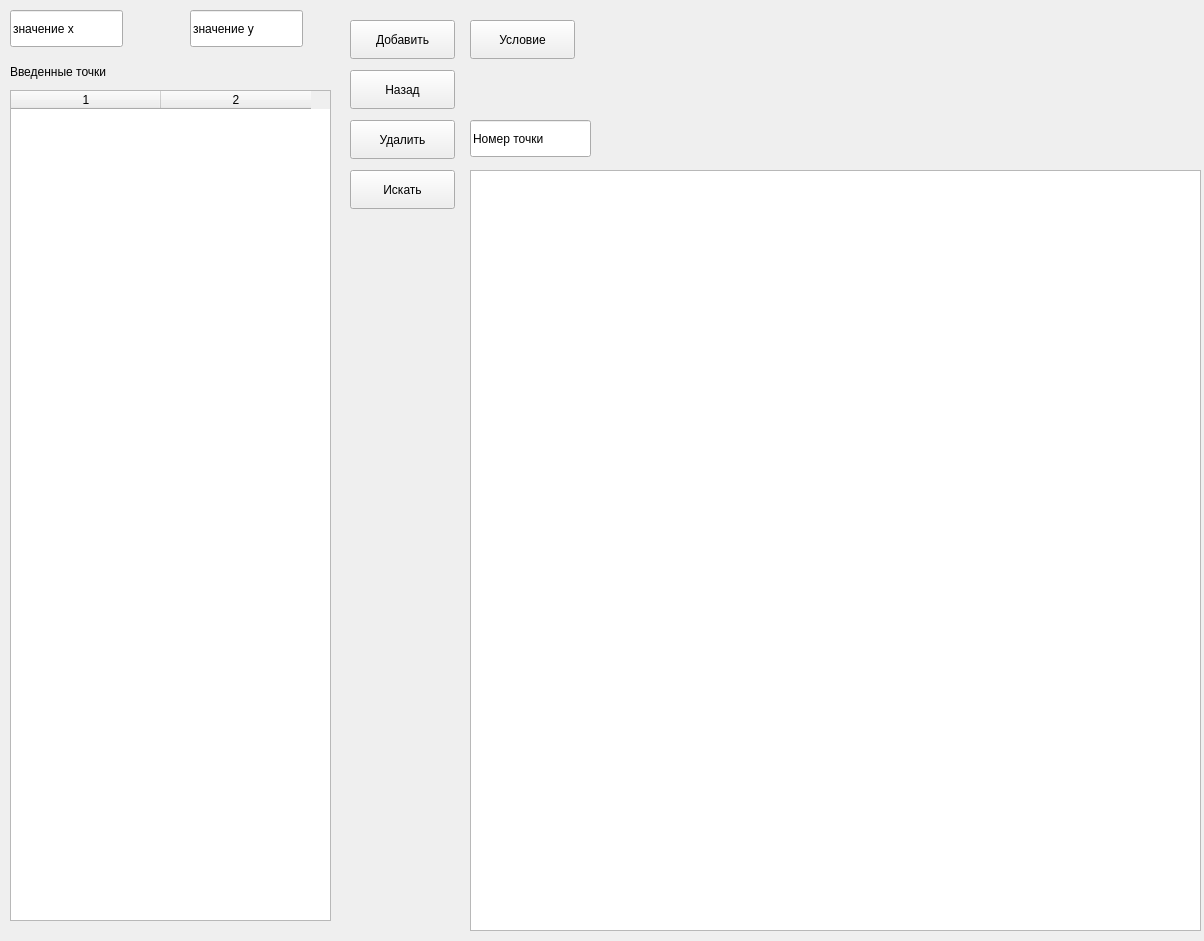
<?xml version="1.0" encoding="UTF-8"?>
<ui version="4.0">
 <class>MainWindow</class>
 <widget class="QMainWindow" name="MainWindow">
  <property name="geometry">
   <rect>
    <x>0</x>
    <y>0</y>
    <width>1204</width>
    <height>941</height>
   </rect>
  </property>
  <property name="windowTitle">
   <string>MainWindow</string>
  </property>
  <widget class="QWidget" name="centralwidget">
   <widget class="QLineEdit" name="x_val_input">
    <property name="geometry">
     <rect>
      <x>10</x>
      <y>10</y>
      <width>113</width>
      <height>37</height>
     </rect>
    </property>
    <property name="text">
     <string>значение х</string>
    </property>
   </widget>
   <widget class="QLineEdit" name="y_val_input">
    <property name="geometry">
     <rect>
      <x>190</x>
      <y>10</y>
      <width>113</width>
      <height>37</height>
     </rect>
    </property>
    <property name="text">
     <string>значение у</string>
    </property>
   </widget>
   <widget class="QPushButton" name="add_point_btn">
    <property name="geometry">
     <rect>
      <x>350</x>
      <y>20</y>
      <width>105</width>
      <height>39</height>
     </rect>
    </property>
    <property name="text">
     <string>Добавить</string>
    </property>
   </widget>
   <widget class="QPushButton" name="run_btn">
    <property name="geometry">
     <rect>
      <x>350</x>
      <y>170</y>
      <width>105</width>
      <height>39</height>
     </rect>
    </property>
    <property name="text">
     <string>Искать</string>
    </property>
   </widget>
   <widget class="QPushButton" name="back_button">
    <property name="geometry">
     <rect>
      <x>350</x>
      <y>70</y>
      <width>105</width>
      <height>39</height>
     </rect>
    </property>
    <property name="text">
     <string>Назад</string>
    </property>
   </widget>
   <widget class="QLabel" name="label">
    <property name="geometry">
     <rect>
      <x>10</x>
      <y>60</y>
      <width>161</width>
      <height>23</height>
     </rect>
    </property>
    <property name="text">
     <string>Введенные точки</string>
    </property>
   </widget>
   <widget class="QTableWidget" name="points_table">
    <property name="geometry">
     <rect>
      <x>10</x>
      <y>90</y>
      <width>321</width>
      <height>831</height>
     </rect>
    </property>
    <property name="rowCount">
     <number>0</number>
    </property>
    <property name="columnCount">
     <number>2</number>
    </property>
    <attribute name="horizontalHeaderDefaultSectionSize">
     <number>150</number>
    </attribute>
    <column/>
    <column/>
   </widget>
   <widget class="QPushButton" name="del_btn">
    <property name="geometry">
     <rect>
      <x>350</x>
      <y>120</y>
      <width>105</width>
      <height>39</height>
     </rect>
    </property>
    <property name="text">
     <string>Удалить</string>
    </property>
   </widget>
   <widget class="QLineEdit" name="del_num_input">
    <property name="geometry">
     <rect>
      <x>470</x>
      <y>120</y>
      <width>121</width>
      <height>37</height>
     </rect>
    </property>
    <property name="text">
     <string>Номер точки</string>
    </property>
   </widget>
   <widget class="QPushButton" name="task_btn">
    <property name="geometry">
     <rect>
      <x>470</x>
      <y>20</y>
      <width>105</width>
      <height>39</height>
     </rect>
    </property>
    <property name="text">
     <string>Условие</string>
    </property>
   </widget>
   <widget class="QGraphicsView" name="graphicsView">
    <property name="geometry">
     <rect>
      <x>470</x>
      <y>170</y>
      <width>731</width>
      <height>761</height>
     </rect>
    </property>
   </widget>
  </widget>
 </widget>
 <resources/>
 <connections/>
</ui>
